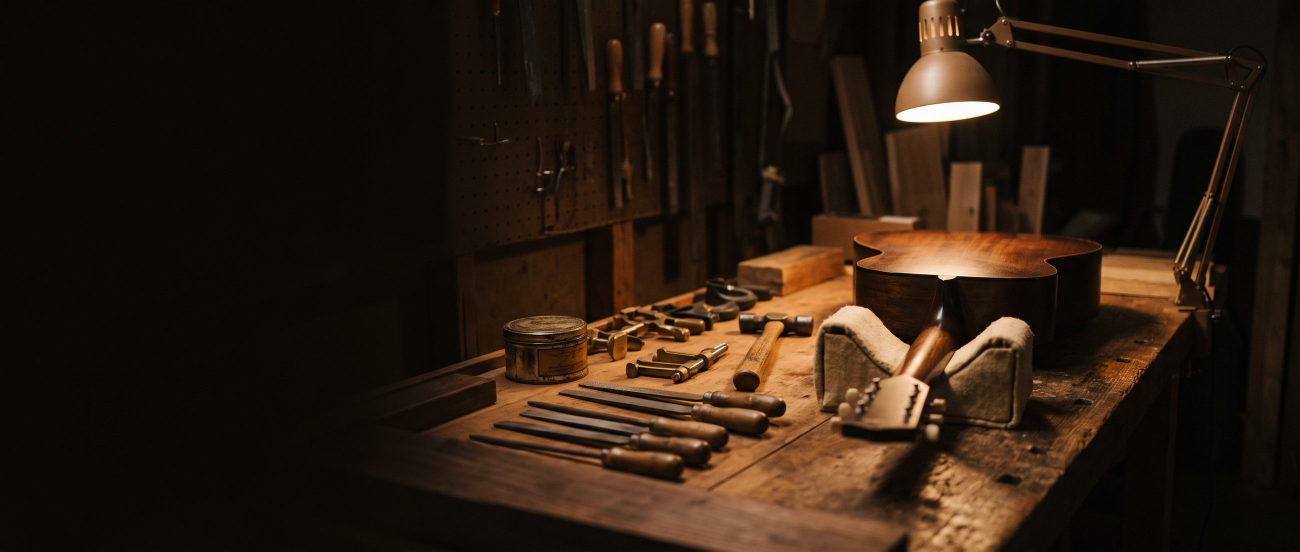
#> input picture assets/band-bench.jpg, 2600 x 1103 px (shown at 1/2 size); its folder holds only this picture in this run
$ python -i dedup.py   (imports and definitions only)
#> lines starting #> are read from the running program, lines starting #| are printed output that depends on the picture
"""Match the WhatsApp drop against the 225 already-listed photos.

Uses three perceptual hashes (dHash / aHash / pHash-DCT) plus a downsampled
colour signature. WhatsApp re-encodes, so exact hashes never match - we score
on Hamming distance and colour distance together.
"""
import os, json, itertools
import numpy as np
from PIL import Image


def _gray(path, n):
#> called with path = '../assets/band-bench.jpg', n = 17
    im = Image.open(path).convert('L').resize((n, n), Image.LANCZOS)
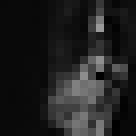
#> im: PIL image 17x17 L (shown 8 times larger); min 0, max 154, mean 31.6
    return np.asarray(im).astype(np.float32)


def dhash(path, n=16):
    g = _gray(path, n + 1)[:, :]
    return (g[:n, 1:] > g[:n, :n]).flatten()


def ahash(path, n=16):
    g = _gray(path, n)
#> call 2 of _gray, with path = '../assets/band-bench.jpg', n = 16
#> in _gray (call 2), `im = Image.open(path).convert('L').resize((n, n), Image.LANCZOS)`:
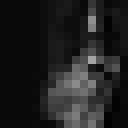
#> im: PIL image 16x16 L (shown 8 times larger); min 0, max 165, mean 31.7
    return (g > g.mean()).flatten()


def phash(path, n=32, k=8):
#> called with path = '../assets/band-bench.jpg', n = 32, k = 8
    g = _gray(path, n)
#> call 3 of _gray, with path = '../assets/band-bench.jpg', n = 32
#> in _gray (call 3), `im = Image.open(path).convert('L').resize((n, n), Image.LANCZOS)`:
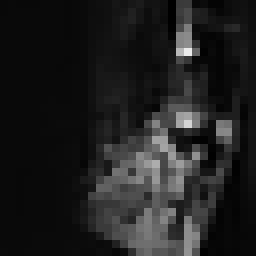
#> im: PIL image 32x32 L (shown 8 times larger); min 0, max 235, mean 31.6
    # 2-D DCT-II via matrix multiply
    m = np.arange(n)
    C = np.cos(np.pi * (2 * m[None, :] + 1) * m[:, None] / (2 * n))
    d = C @ g @ C.T
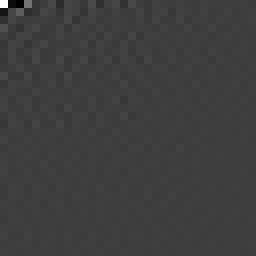
#> d: shape (32, 32) float64 (shown 8 times larger); min -10494.4, max 32335, mean 15.8; drawn with min black and max white
    low = d[:k, :k].flatten()[1:]
#> low = 63 values, max 8853.6 at index 2, min -10494.4 at index 1, mean -274.1
    return low > np.median(low)


def colsig(path, n=8):
    im = Image.open(path).convert('RGB').resize((n, n), Image.LANCZOS)
    return np.asarray(im).astype(np.float32).flatten() / 255.0


def sig(path):
    return dict(d=dhash(path), a=ahash(path), p=phash(path), c=colsig(path))


def dist(s1, s2):
    dd = np.count_nonzero(s1['d'] != s2['d']) / s1['d'].size
    da = np.count_nonzero(s1['a'] != s2['a']) / s1['a'].size
    dp = np.count_nonzero(s1['p'] != s2['p']) / s1['p'].size
    dc = float(np.abs(s1['c'] - s2['c']).mean())
    return 0.34 * dd + 0.20 * da + 0.26 * dp + 0.20 * (dc * 2.2)


# [49 lines not run here, left out]

>>> result = sig('../assets/band-bench.jpg')
#> result = 4 items

$ run again, on assets/feature-oud.jpg
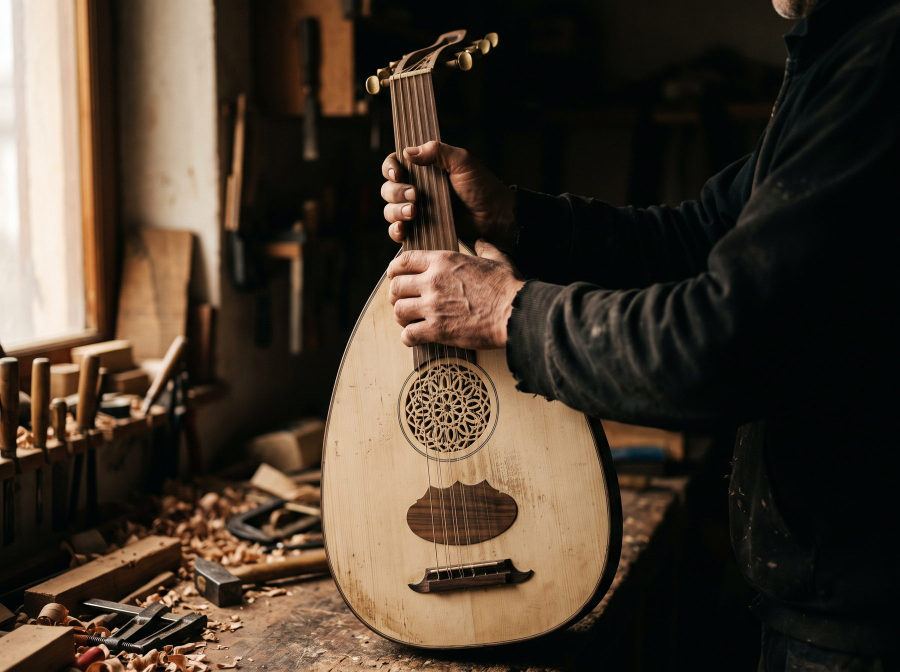
#> input picture assets/feature-oud.jpg, 1800 x 1344 px (shown at 1/2 size)
#> im: PIL image 16x16 L
#> in _gray (call 3), `im = Image.open(path).convert('L').resize((n, n), Image.LANCZOS)`:
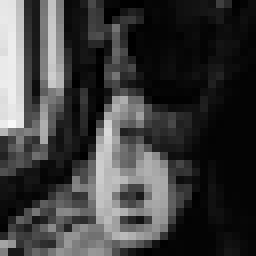
#> im: PIL image 32x32 L (shown 8 times larger); min 0, max 248, mean 60.6
#> in phash, `d = C @ g @ C.T`:
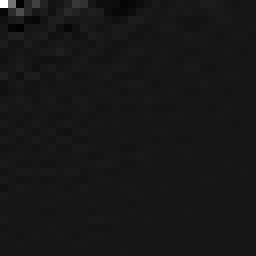
#> d: shape (32, 32) float64 (shown 8 times larger); min -5912.8, max 62090, mean 122; drawn with min black and max white
#> low = 63 values, max 24624.9 at index 0, min -5912.8 at index 25, mean 821.2
#> result = 4 items

$ run again, on assets/feature-percussion.jpg
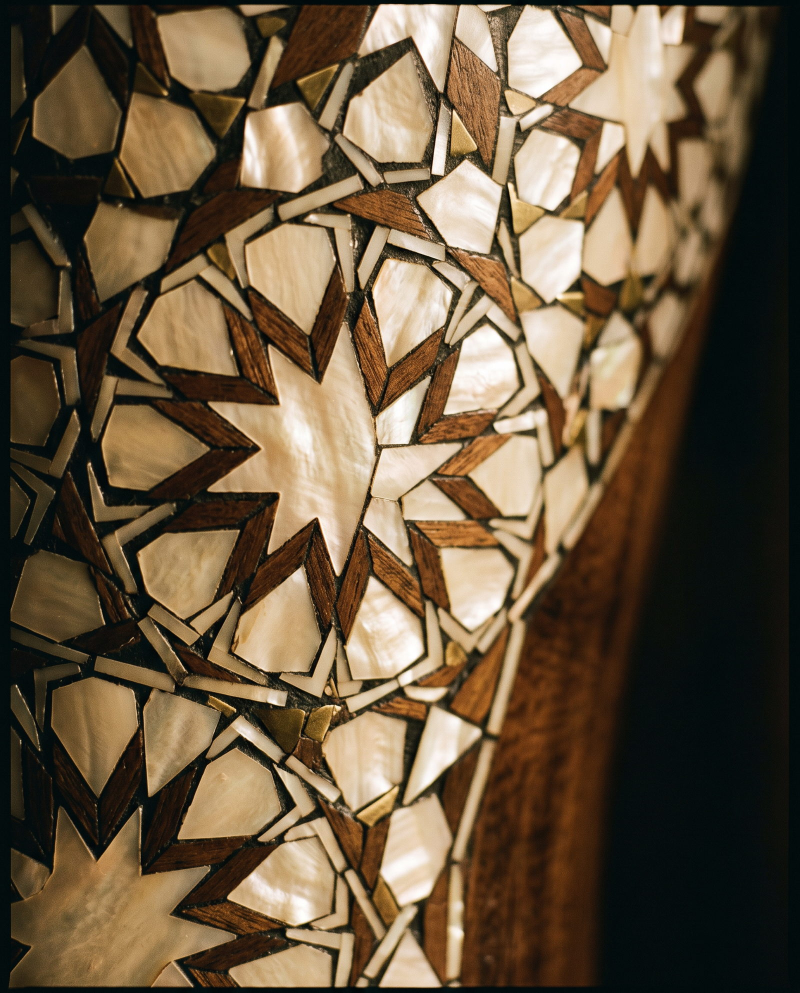
#> input picture assets/feature-percussion.jpg, 1600 x 1986 px (shown at 1/2 size)
#> im: PIL image 16x16 L
#> in _gray (call 3), `im = Image.open(path).convert('L').resize((n, n), Image.LANCZOS)`:
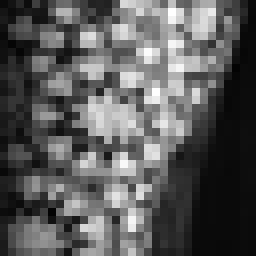
#> im: PIL image 32x32 L (shown 8 times larger); min 3, max 255, mean 89.7
#> in phash, `d = C @ g @ C.T`:
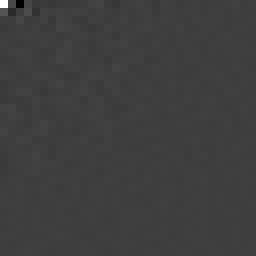
#> d: shape (32, 32) float64 (shown 8 times larger); min -30044.4, max 91827, mean 55.3; drawn with min black and max white
#> low = 63 values, max 10113.8 at index 7, min -30044.4 at index 1, mean -466.9
#> result = 4 items

$ run again, on assets/hero-shop.jpg
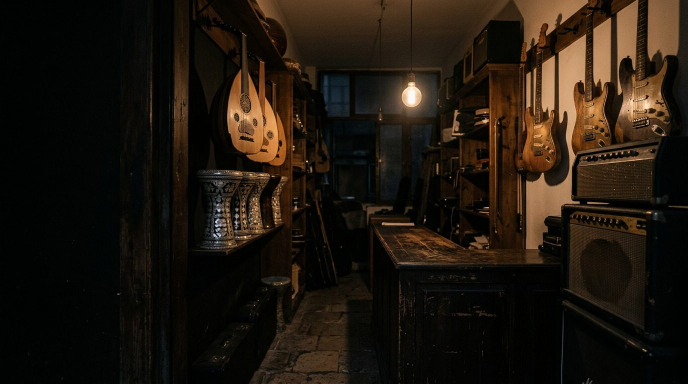
#> input picture assets/hero-shop.jpg, 1376 x 768 px (shown at 1/2 size)
#> im: PIL image 16x16 L
#> in _gray (call 3), `im = Image.open(path).convert('L').resize((n, n), Image.LANCZOS)`:
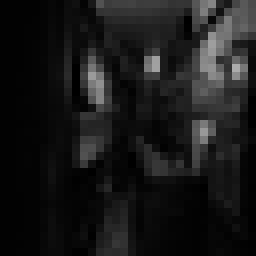
#> im: PIL image 32x32 L (shown 8 times larger); min 0, max 172, mean 24.5
#> in phash, `d = C @ g @ C.T`:
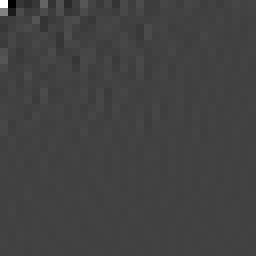
#> d: shape (32, 32) float64 (shown 8 times larger); min -8761.7, max 25111, mean 19.3; drawn with min black and max white
#> low = 63 values, max 8571.7 at index 7, min -8761.7 at index 0, mean -107.8
#> result = 4 items
